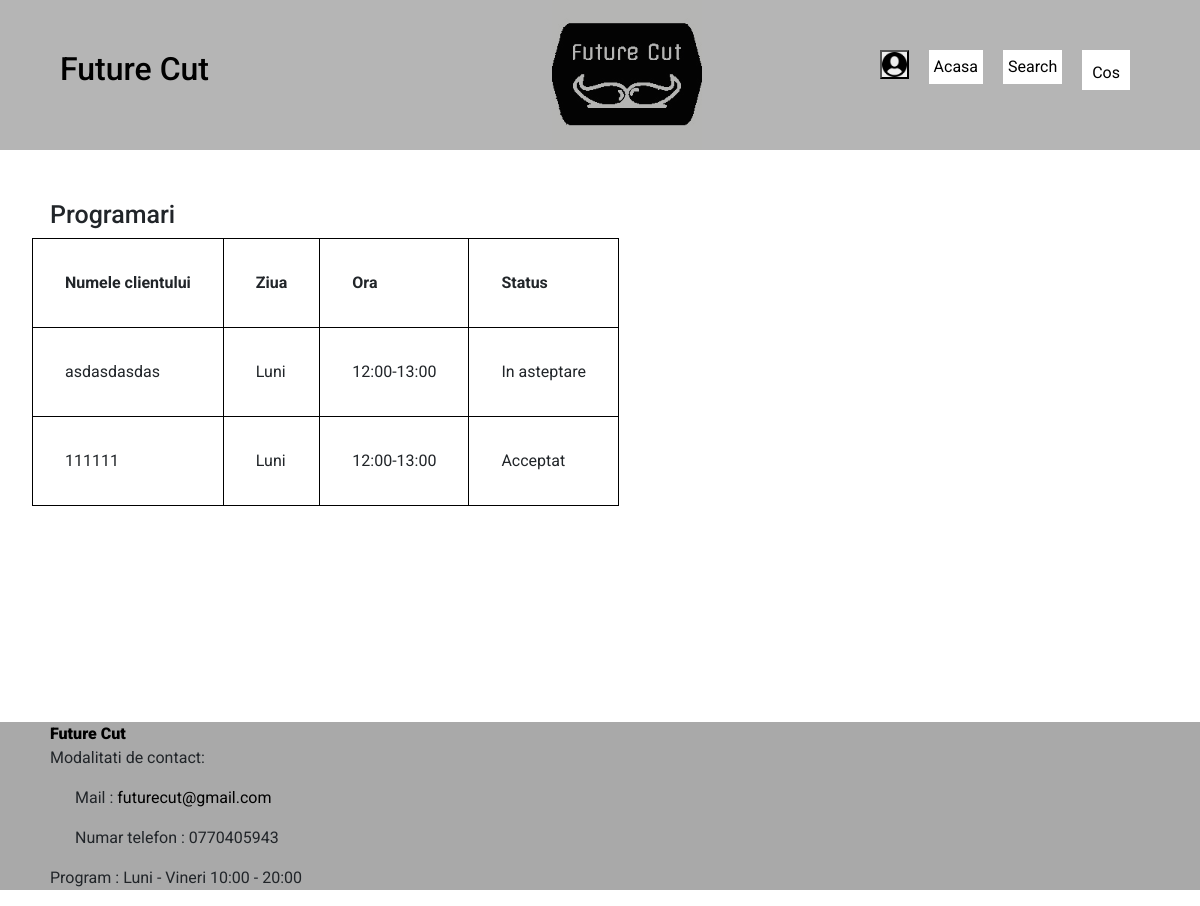
/appointment/checked-appointments/ (signed in), run on an earlier commit of the app's database.
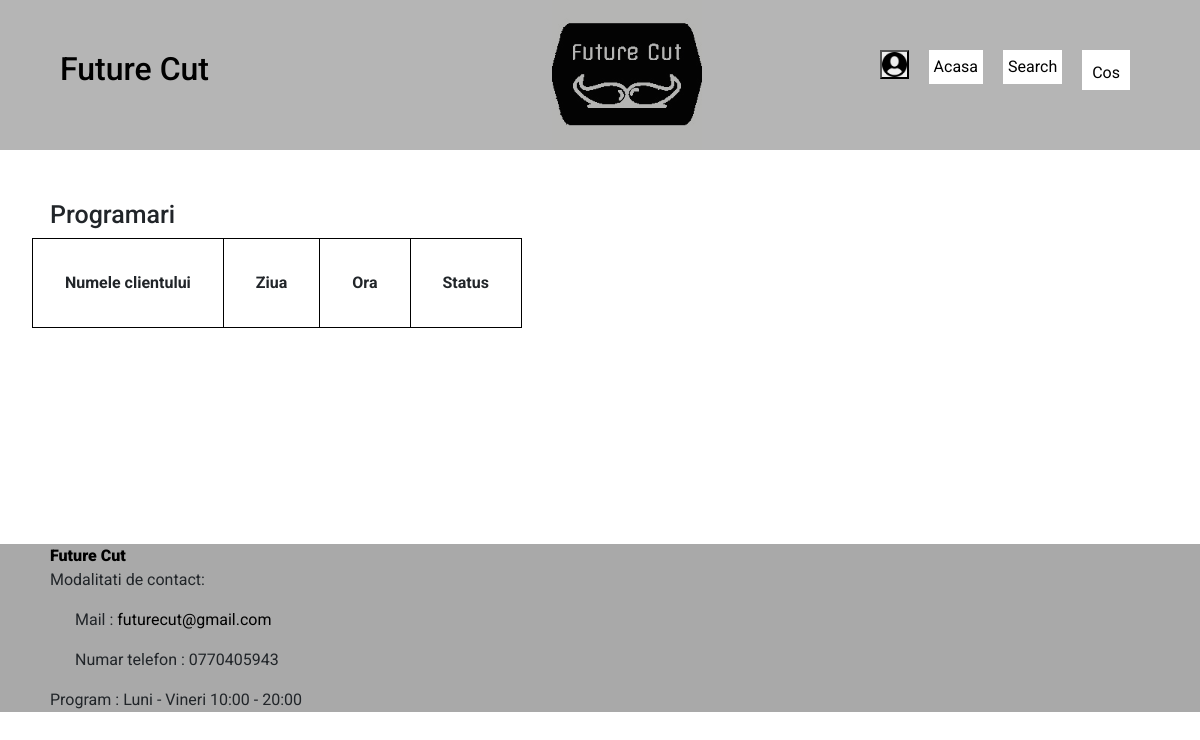
And on a later commit of the database.
### appointment/models.py (models this page shows, shortened)
class Appointment(models.Model):
    class VerifiedAppointmentManager(models.Manager):
        def get_queryset(self):
            return super().get_queryset().filter(checked=True)
    class UnVerifiedAppointmentManager(models.Manager):
        def get_queryset(self):
            return super().get_queryset().filter(checked=False)
    name = models.CharField(max_length=200)
    phone_number = models.CharField(max_length=13)
    slug = models.SlugField(max_length=200, null=False, unique=True, blank=True)
    class Day(models.TextChoices):
        ZI1 = 'Luni', 'Luni'
        ZI2 = 'Marti', 'Marti'
        ZI3 = 'Miercuri', 'Miercuri'
        ZI4 = 'Joi', 'Joi'
        ZI5 = 'Vineri', 'Vineri'
        ZI6 = 'Sambata', 'Sambata'
    day = models.CharField(max_length=100, choices=Day.choices, default=Day.ZI1)
    class Appointment(models.TextChoices):
        ORA1 = '12:00-13:00', '12:00-13:00'
        ORA2 = '13:00-14:00', '13:00-14:00'
        ORA3 = '14:00-15:00', '14:00-15:00'
        ORA4 = '15:00-16:00', '15:00-16:00'
        ORA5 = '16:00-17:00', '16:00-17:00'
        ORA6 = '17:00-18:00', '17:00-18:00'
    appointment = models.CharField(max_length=100, choices=Appointment.choices, default=Appointment.ORA1)
    class Frizer(models.TextChoices):
        STAT1 = 'Claudiu', 'Claudiu'
        STAT2 = 'Ivanciu', 'Ivanciu'
        STAT3 = 'Gheorghe', 'Gheorghe'
    frizer = models.CharField(max_length=100, choices=Frizer.choices, default=Frizer.STAT1)
    class Pachet(models.TextChoices):
        PC1 = 'tuns', 'Tuns'
        PC2 = 'tuns_barba', 'Tuns + Barba'
        PC3 = 'tuns_barba_aranjat', 'Tuns + Barba + Aranjat'
        PC4 = 'babra', 'Barba'
        PC5 = 'vopsit_barba', 'Vopsit barba'
        PC6 = 'pensat', 'Pensat'
    pachet = models.CharField(max_length=100, choices=Pachet.choices, default=Pachet.PC1)
    checked = models.BooleanField(default=False)
    class Status(models.TextChoices):
        STAT1 = 'In asteptare', 'In asteptare'
        STAT2 = 'Acceptat', 'Acceptat'
        STAT3 = 'Refuzat', 'Refuzat'
    status = models.CharField(max_length=40, choices=Status.choices, default=Status.STAT1)
    objects = models.Manager()
    checkedmanager = VerifiedAppointmentManager()
    uncheckedmanager = UnVerifiedAppointmentManager()

### appointment/views.py (the view)
# urls.py: path('checked-appointments/', views.view_checked_appointment, name='view_checked_appointment'),
def view_checked_appointment(request):
    checked_appointment = Appointment.checkedmanager.all()
    return render(request,'store/programari existente.html', {'checked_app':checked_appointment})

### store/views.py (called while the page is built)
def categories(request):
    return {
        'categories': Category.objects.all()
    }

### templates/store/programari existente.html (shortened to what this page needs)
{% extends "./base.html" %} {% load static %} {% block content %}
<h1>Programari</h1>
<div>
        <div class="unchecked">
            <table>
                <tr>
                    <th>Numele clientului</th>
                    <th>Ziua</th>
                    <th>Ora</th>
                    <th>Status</th>
                </tr>
                {%for produs in checked_app %}
                <tr>
                    <td>{{produs.name}}</td>
                    <td>{{produs.day}}</td>
                    <td>{{produs.appointment}}</td>
                    <td>{{produs.status}}</td>
                </tr>
                {% endfor %}
            </table>
        </div>
</div>
{% endblock %}

What changed in the data, as far as the page shows it:
removed Appointment: name "asdasdasdas", day "Luni", appointment "12:00-13:00", status "In asteptare"
no longer on this page (row edited): Appointment: name "111111", day "Luni", appointment "12:00-13:00", status "Acceptat"
